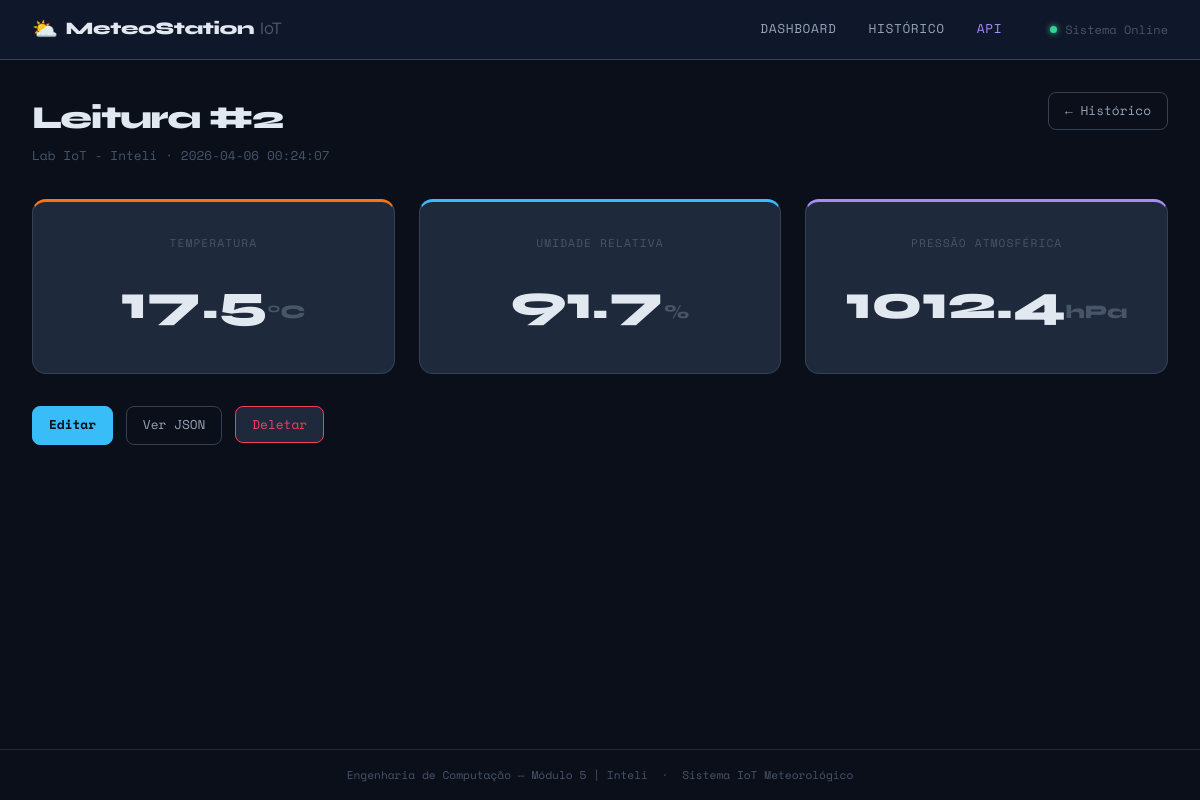
Screenshot of /leituras/2 with the database file from the repository.
### tables this page shows
CREATE TABLE leituras (
    id INTEGER PRIMARY KEY AUTOINCREMENT,
    temperatura REAL NOT NULL,
    umidade REAL NOT NULL,
    pressao REAL,
    localizacao TEXT DEFAULT 'Lab IoT - Inteli',
    timestamp DATETIME DEFAULT (datetime('now','localtime'))
);

### app.py (the view)
@app.route('/leituras/<int:id>', methods=['GET'])
def detalhe(id):
    leitura = buscar_leitura(id)
    if not leitura:
        if request.args.get('formato') == 'json':
            return jsonify({'erro': 'Leitura não encontrada'}), 404
        abort(404)
    if request.args.get('formato') == 'json':
        return jsonify(leitura)
    return render_template('detalhe.html', leitura=leitura)

### app.py (called while the page is built)
@app.before_request
def _setup():
    pass  # init_db() é chamado no __main__

### database.py (called while the page is built)
def get_db_connection():
    conn = sqlite3.connect(DB_PATH, timeout=10)
    conn.execute('PRAGMA journal_mode=WAL')
    conn.execute('PRAGMA busy_timeout=5000')
    conn.row_factory = sqlite3.Row
    return conn

def buscar_leitura(id):
    conn = get_db_connection()
    row = conn.execute('SELECT * FROM leituras WHERE id = ?', (id,)).fetchone()
    conn.close()
    return dict(row) if row else None

### templates/detalhe.html (shortened to what this page needs)
{% extends 'base.html' %}
{% block content %}
<div class="page-header">
  <div>
    <h1 class="page-title">Leitura #{{ leitura.id }}</h1>
    <p class="page-sub">{{ leitura.localizacao }} · {{ leitura.timestamp }}</p>
  </div>
  <a href="{{ url_for('listar') }}" class="btn btn-ghost">← Histórico</a>
</div>
<div class="detail-grid">
  <div class="detail-card detail-temp">
    <div class="detail-label">Temperatura</div>
    <div class="detail-value">{{ leitura.temperatura }}<span class="detail-unit">°C</span></div>
  </div>
  <div class="detail-card detail-umid">
    <div class="detail-label">Umidade Relativa</div>
    <div class="detail-value">{{ leitura.umidade }}<span class="detail-unit">%</span></div>
  </div>
  {% if leitura.pressao %}
  <div class="detail-card detail-pres">
    <div class="detail-label">Pressão Atmosférica</div>
    <div class="detail-value">{{ leitura.pressao }}<span class="detail-unit">hPa</span></div>
  </div>
  {% endif %}
</div>
<div class="detail-actions">
  <a href="{{ url_for('editar_form', id=leitura.id) }}" class="btn btn-primary">Editar</a>
  <a href="{{ url_for('detalhe', id=leitura.id) }}?formato=json" target="_blank" class="btn btn-ghost">Ver JSON</a>
  <form action="{{ url_for('deletar_form', id=leitura.id) }}" method="POST" style="display:inline"
        onsubmit="return confirm('Tem certeza que deseja deletar a leitura #{{ leitura.id }}?')">
    <button type="submit" class="btn btn-danger">Deletar</button>
  </form>
</div>
{% endblock %}

### static/css/style.css (style rules this page uses)
:root { --bg-base: #0a0f1a; --bg-surface: #0f172a; --bg-card: #1e293b; --bg-hover: #263349; --border: #1e293b; --border-hi: #334155; --text-primary: #e2e8f0; --text-secondary: #94a3b8; --text-muted: #475569; --accent-temp: #f97316; --accent-umid: #38bdf8; --accent-pres: #a78bfa; --accent-total: #34d399; --accent-red: #f43f5e; --font-display: 'Syne', sans-serif; --font-mono: 'Space Mono', monospace; --radius: 8px; --radius-lg: 14px; --shadow: 0 4px 24px rgba(0,0,0,0.4); }
*, *::before, *::after { box-sizing: border-box; margin: 0; padding: 0; }
html { scroll-behavior: smooth; }
body { background: var(--bg-base); color: var(--text-primary); font-family: var(--font-mono); font-size: 14px; line-height: 1.6; min-height: 100vh; display: flex; flex-direction: column; }
a { color: inherit; text-decoration: none; }
.page-header { display: flex; align-items: flex-start; justify-content: space-between; margin-bottom: 2rem; }
.page-title { font-family: var(--font-display); font-size: 2rem; font-weight: 800; letter-spacing: -0.04em; }
.page-sub { color: var(--text-muted); font-size: 0.8rem; margin-top: 0.2rem; }
.btn { display: inline-flex; align-items: center; gap: 0.3rem; padding: 0.5rem 1rem; border-radius: var(--radius); font-family: var(--font-mono); font-size: 0.8rem; cursor: pointer; border: 1px solid var(--border-hi); background: var(--bg-card); color: var(--text-secondary); transition: all 0.15s; white-space: nowrap; }
.btn-primary { background: var(--accent-umid); color: #0a0f1a; border-color: var(--accent-umid); font-weight: 700; }
.btn-ghost { background: transparent; }
.btn-danger { color: var(--accent-red); border-color: var(--accent-red); }
.detail-grid { display: grid; grid-template-columns: repeat(auto-fit, minmax(200px, 1fr)); gap: 1.5rem; margin-bottom: 2rem; }
.detail-card { border-radius: var(--radius-lg); padding: 2rem; text-align: center; border: 1px solid var(--border-hi); background: var(--bg-card); }
.detail-temp { border-top: 3px solid var(--accent-temp); }
.detail-umid { border-top: 3px solid var(--accent-umid); }
.detail-pres { border-top: 3px solid var(--accent-pres); }
.detail-label { font-size: 0.7rem; text-transform: uppercase; letter-spacing: 0.1em; color: var(--text-muted); margin-bottom: 0.8rem; }
.detail-value { font-family: var(--font-display); font-size: 3rem; font-weight: 800; }
.detail-unit { font-size: 1.2rem; color: var(--text-muted); }
.detail-actions { display: flex; gap: 0.8rem; }

### rows the page displays
leituras: id "2", localizacao "Lab IoT - Inteli", timestamp "2026-04-06 00:24:07", temperatura "17.5", umidade "91.7", pressao "1012.4"
